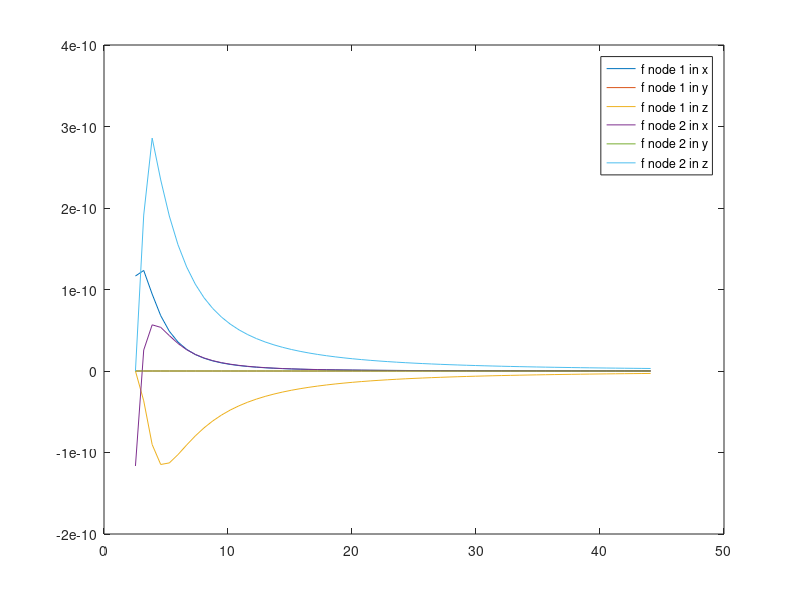

Source code (MATLAB):
function [finclusion_1, finclusion_2]=test_inclusionforcevec_new()

steps = 60;
nf1 = zeros(steps,1);
nf2 = zeros(steps,1);
disp = zeros(steps,1);
step = 0.5;
f1=zeros(steps,3);
f2=zeros(steps,3);

for i = 1:steps
    rn    = [
            2.33+(i-1)*step   1+(i-1)*step   0 7;
             2.33+(i-1)*step   -1+(i-1)*step  0 7;      
             
         ];
%     plot(rn(:,1),rn(:,2));
%     hold on;
%     norm(rn(1,1:3)-rn(2,1:3))
    
    b1 = [  1 -1 0 ]/2;
    n1 = [  -1 -1 -1 ]/sqrt(3);

    links = [
             1   2  b1 n1;
           ];

    linkid = [];

    segments=constructsegmentlist(rn,links);   

    MU=4.5628*10^-9;
    NU=1;
    Biscrew=1;
    Biedge=1;
    MUi=5.4461*10^-9;
    NUi=0.274;
    betai=28.35874;
    radius=2.33;
    inclusion_pos_rad=[0 0 0 radius MUi NUi betai Biscrew Biedge];

    [finclusion_1, finclusion_2]=inclusionforcevec_new(MU,NU,segments,linkid,inclusion_pos_rad);
    f1(i,:) = finclusion_1;
    f2(i,:) = finclusion_2;
    nf1(i) = norm(finclusion_1);
    nf2(i) = norm(finclusion_2);
    disp(i) = norm(rn(1,1:3)-inclusion_pos_rad(1:3));
end
size(disp)
plot(disp,f1(:,1));
hold on
plot(disp,f1(:,2));
plot(disp,f1(:,3));
plot(disp,f2(:,1));
plot(disp,f2(:,2));
plot(disp,f2(:,3));

% theta = linspace(0,2*pi);
% x = radius*cos(theta);
% y = radius*sin(theta) ;
% plot(x,y)
hold off
legend('f node 1 in x','f node 1 in y','f node 1 in z','f node 2 in x','f node 2 in y','f node 2 in z');


function [finclusion_1, finclusion_2]=inclusionforcevec_new(MU,NU,segments,linkid,inclusion_pos_rad)

% This function adds the force due to a elastic spherical inclusion

lseg=size(segments,1);
num_inclusions=size(inclusion_pos_rad,1);
YoungModulus_2=2*(1+NU)*MU;
B_2=-(YoungModulus_2*(1-NU))/((1+NU)*(1-(2*NU)));


% d=1-3*NU;
finclusion_1=zeros(lseg,3);
finclusion_2=zeros(lseg,3);
if length(linkid)==0
    
    for i=1:num_inclusions
        finclusion_1_i=zeros(lseg,3);
        finclusion_2_i=zeros(lseg,3);
        center_inclusion_i=inclusion_pos_rad(i,1:3);
        R_i=inclusion_pos_rad(i,4);
        MU_i=inclusion_pos_rad(i,5);
        NU_i=inclusion_pos_rad(i,6);
        beta=inclusion_pos_rad(i,7); % Fitting parameter
        YoungModulus_i=2*(1+NU_i)*MU_i;
        B_i=-(YoungModulus_i*(1-NU_i))/((1+NU_i)*(1-(2*NU_i)));
        c=0.17; % The strain value at particle interface. Needs to be a function of R_i (and/or beta)!!!!! TODO!
        Rs=30.69265;  % The radius where the strain is zero. Needs to be a function of R_i (and/or beta)!!!!! TODO!
        for j=1:lseg
            b1=segments(j,3:5);
            x1=segments(j,6:8)-inclusion_pos_rad(i,1:3);
            x2=segments(j,9:11)-inclusion_pos_rad(i,1:3);
            zbase=(x2-x1)/norm((x2-x1));
            ybase=cross (zbase,x2)/norm(cross(zbase,x2));
            xbase=cross (ybase,zbase)/norm(cross(ybase,zbase));
            Base=[xbase',ybase',zbase'];
            b1_newbase=(inv(Base)*b1')';
            x1_newbase=(inv(Base)*x1')';
            x2_newbase=(inv(Base)*x2')';
            d=x1_newbase(3);
            H_j=x1_newbase(1);
            L_j=norm(x2-x1);
            
            %disp(sprintf('H_j=%d \n',H_j));
            %disp(sprintf('L_j=%d  \n',L_j));
            %disp(sprintf('d=%d  \n',d));
            norm_x1_newbase=norm(x1_newbase);
            norm_x2_newbase=norm(x2_newbase);
            if((norm(x1_newbase)<=R_i)&(norm(x2_newbase)<=R_i)) % The segment is completely inside of the inclusion
                [finclusion_1_i(j,:), finclusion_2_i(j,:)]=ForceInsideInclusion(MU,NU,B_2,R_i,MU_i,NU_i,B_i,b1_newbase,x1_newbase,x2_newbase,d,H_j,L_j,Rs,c,beta);
            elseif((norm(x1_newbase)>R_i)&(norm(x2_newbase)>R_i))
                if((R_i^2-x1_newbase (1)^2-x1_newbase (2)^2)<=0)  % The segment is completely outside of the inclusion
                    [finclusion_1_i(j,:), finclusion_2_i(j,:)]=ForceOutsideInclusion(MU,NU,B_2,R_i,MU_i,NU_i,B_i,b1_newbase,x1_newbase,x2_newbase,d,H_j,L_j,Rs,c,beta,YoungModulus_2);
                elseif((R_i^2-x1_newbase (1)^2-x1_newbase (2)^2)>0)
                    x_cut_1(1:2)=x1_newbase(1:2);
                    x_cut_1(3)=sqrt(R_i^2-x1_newbase (1)^2-x1_newbase (2)^2);
                    x_cut_2(1:2)=x1_newbase(1:2);
                    x_cut_2(3)=-sqrt(R_i^2-x1_newbase (1)^2-x1_newbase (2)^2);
                    if(((x_cut_1(3)<min(x1_newbase(3),x2_newbase(3)))|(x_cut_1(3)>max(x1_newbase(3),x2_newbase(3))))&((x_cut_2(3)<min(x1_newbase(3),x2_newbase(3)))|(x_cut_2(3)>max(x1_newbase(3),x2_newbase(3)))))
                        [finclusion_1_i(j,:), finclusion_2_i(j,:)]=ForceOutsideInclusion(MU,NU,B_2,R_i,MU_i,NU_i,B_i,b1_newbase,x1_newbase,x2_newbase,d,H_j,L_j,Rs,c,beta,YoungModulus_2);
                    else % The segment is both outside and inside of the inclusion
                        L_inside=norm(x_cut_2 - x_cut_1);
                        L_outside=L_j - L_inside;
                        [finclusion_1_in, finclusion_2_in]=ForceInsideInclusion(MU,NU,B_2,R_i,MU_i,NU_i,B_i,b1_newbase,x1_newbase,x2_newbase,d,H_j,L_j,Rs,c,beta);
                        [finclusion_1_out, finclusion_2_out]=ForceOutsideInclusion(MU,NU,B_2,R_i,MU_i,NU_i,B_i,b1_newbase,x1_newbase,x2_newbase,d,H_j,L_j,Rs,c,beta,YoungModulus_2);
                        finclusion_1_i(j,:)=(L_inside/L_j)*finclusion_1_in + (L_outside/L_j)*finclusion_1_out;
                        finclusion_2_i(j,:)=(L_inside/L_j)*finclusion_2_in + (L_outside/L_j)*finclusion_2_out;
                    end
                end
            else % The segment is both outside and inside of the inclusion
                x_cut(1:2)=x1_newbase(1:2);
                x_cut(3)=sqrt(R_i^2-x1_newbase (1)^2-x1_newbase (2)^2);
                if((x_cut(3)<min(x1_newbase(3),x2_newbase(3)))|(x_cut(3)>max(x1_newbase(3),x2_newbase(3))))
                    x_cut(3)=-sqrt(R_i^2-x1_newbase (1)^2-x1_newbase (2)^2);
                end
                if(norm(x1_newbase)<=R_i)
                    L_inside=norm(x_cut-x1_newbase);
                    L_outside=L_j - L_inside;
                elseif(norm(x2_newbase)<=R_i)
                    L_inside=norm(x_cut-x2_newbase);
                    L_outside=L_j - L_inside;
                else
                    L_inside=norm(x_cut-x2_newbase);
                    L_outside=L_j - L_inside;
                end
                [finclusion_1_in, finclusion_2_in]=ForceInsideInclusion(MU,NU,B_2,R_i,MU_i,NU_i,B_i,b1_newbase,x1_newbase,x2_newbase,d,H_j,L_j,Rs,c,beta);
                [finclusion_1_out, finclusion_2_out]=ForceOutsideInclusion(MU,NU,B_2,R_i,MU_i,NU_i,B_i,b1_newbase,x1_newbase,x2_newbase,d,H_j,L_j,Rs,c,beta,YoungModulus_2);
                finclusion_1_i(j,:)=(L_inside/L_j)*finclusion_1_in + (L_outside/L_j)*finclusion_1_out;
                finclusion_2_i(j,:)=(L_inside/L_j)*finclusion_2_in + (L_outside/L_j)*finclusion_2_out;
            end
            
        end
        finclusion_1=finclusion_1 + finclusion_1_i;
        finclusion_2=finclusion_2 + finclusion_2_i;
    end
    finclusion_1=(Base*finclusion_1')';
    finclusion_2=(Base*finclusion_2')';
    

else
    for i=1:num_inclusions
        finclusion_1_i=zeros(lseg,3);
        finclusion_2_i=zeros(lseg,3);
        center_inclusion_i=inclusion_pos_rad(i,1:3);
        R_i=inclusion_pos_rad(i,4);
        MU_i=inclusion_pos_rad(i,5);
        NU_i=inclusion_pos_rad(i,6);
        rho_i=inclusion_pos_rad(i,7); % Fitting parameter
        beta=inclusion_pos_rad(i,7); % Fitting parameter
        YoungModulus_i=2*(1+NU_i)*MU_i;
        B_i=-(YoungModulus_i*(1-NU_i))/((1+NU_i)*(1-(2*NU_i)));
        c=R_i*0.1; % The strain value at particle interface. Needs to be a function of R_i (and/or beta)!!!!! TODO!
        Rs=R_i*15;  % The radius where the strain is zero. Needs to be a function of R_i (and/or beta)!!!!! TODO!
        
        for j=1:length(linkid)
            b1=segments(linkid(j),3:5);
            x1=segments(linkid(j),6:8)-inclusion_pos_rad(i,1:3);
            x2=segments(linkid(j),9:11)-inclusion_pos_rad(i,1:3);
            zbase=(x2-x1)/norm((x2-x1));
            ybase=cross (zbase,x2)/norm(cross(zbase,x2));
            xbase=cross (ybase,zbase)/norm(cross(ybase,zbase));
            Base=[xbase',ybase',zbase'];
            b1_newbase=(inv(Base)*b1')';
            x1_newbase=(inv(Base)*x1')';
            x2_newbase=(inv(Base)*x2')';
            d=x1_newbase(3);
            H_j=x1_newbase(1);
            L_j=norm(x2-x1);
            norm_x1_newbase=norm(x1_newbase);
            norm_x2_newbase=norm(x2_newbase);
            if((norm(x1_newbase)<=R_i)&(norm(x2_newbase)<=R_i)) % The segment is completely inside of the inclusion
                [finclusion_1_i(linkid(j),:), finclusion_2_i(linkid(j),:)]=ForceInsideInclusion(MU,NU,B_2,R_i,MU_i,NU_i,B_i,b1_newbase,x1_newbase,x2_newbase,d,H_j,L_j,Rs,c,beta);
            elseif((norm(x1_newbase)>R_i)&(norm(x2_newbase)>R_i))
                if((R_i^2-x1_newbase (1)^2-x1_newbase (2)^2)<=0)
                    [finclusion_1_i(linkid(j),:), finclusion_2_i(linkid(j),:)]=ForceOutsideInclusion(MU,NU,B_2,R_i,MU_i,NU_i,B_i,b1_newbase,x1_newbase,x2_newbase,d,H_j,L_j,Rs,c,beta,YoungModulus_2);
                elseif((R_i^2-x1_newbase (1)^2-x1_newbase (2)^2)>0)
                    x_cut_1(1:2)=x1_newbase(1:2);
                    x_cut_1(3)=sqrt(R_i^2-x1_newbase (1)^2-x1_newbase (2)^2);
                    x_cut_2(1:2)=x1_newbase(1:2);
                    x_cut_2(3)=-sqrt(R_i^2-x1_newbase (1)^2-x1_newbase (2)^2);
                    if(((x_cut_1(3)<min(x1_newbase(3),x2_newbase(3)))|(x_cut_1(3)>max(x1_newbase(3),x2_newbase(3))))&((x_cut_2(3)<min(x1_newbase(3),x2_newbase(3)))|(x_cut_2(3)>max(x1_newbase(3),x2_newbase(3)))))
                        [finclusion_1_i(linkid(j),:), finclusion_2_i(linkid(j),:)]=ForceOutsideInclusion(MU,NU,B_2,R_i,MU_i,NU_i,B_i,b1_newbase,x1_newbase,x2_newbase,d,H_j,L_j,Rs,c,beta,YoungModulus_2);
                    else
                        L_inside=norm(x_cut_2 - x_cut_1);
                        L_outside=L_j - L_inside;
                        [finclusion_1_in, finclusion_2_in]=ForceInsideInclusion(MU,NU,B_2,R_i,MU_i,NU_i,B_i,b1_newbase,x1_newbase,x2_newbase,d,H_j,L_j,Rs,c,beta);
                        [finclusion_1_out, finclusion_2_out]=ForceOutsideInclusion(MU,NU,B_2,R_i,MU_i,NU_i,B_i,b1_newbase,x1_newbase,x2_newbase,d,H_j,L_j,Rs,c,beta,YoungModulus_2);
                        finclusion_1_i(linkid(j),:)=(L_inside/L_j)*finclusion_1_in + (L_outside/L_j)*finclusion_1_out;
                        finclusion_2_i(linkid(j),:)=(L_inside/L_j)*finclusion_2_in + (L_outside/L_j)*finclusion_2_out;
                    end
                end
            else
                x_cut(1:2)=x1_newbase(1:2);
                x_cut(3)=sqrt(R_i^2-x1_newbase (1)^2-x1_newbase (2)^2);
                if((x_cut(3)<min(x1_newbase(3),x2_newbase(3)))|(x_cut(3)>max(x1_newbase(3),x2_newbase(3))))
                    x_cut(3)=-sqrt(R_i^2-x1_newbase (1)^2-x1_newbase (2)^2);
                end
                if(norm(x1_newbase)<=R_i)
                    L_inside=norm(x_cut-x1_newbase);
                    L_outside=L_j - L_inside;
                elseif(norm(x2_newbase)<=R_i)
                    L_inside=norm(x_cut-x2_newbase);
                    L_outside=L_j - L_inside;
                end
                [finclusion_1_in, finclusion_2_in]=ForceInsideInclusion(MU,NU,B_2,R_i,MU_i,NU_i,B_i,b1_newbase,x1_newbase,x2_newbase,d,H_j,L_j,Rs,c,beta);
                [finclusion_1_out, finclusion_2_out]=ForceOutsideInclusion(MU,NU,B_2,R_i,MU_i,NU_i,B_i,b1_newbase,x1_newbase,x2_newbase,d,H_j,L_j,Rs,c,beta,YoungModulus_2);
                finclusion_1_i(linkid(j),:)=(L_inside/L_j)*finclusion_1_in + (L_outside/L_j)*finclusion_1_out;
                finclusion_2_i(linkid(j),:)=(L_inside/L_j)*finclusion_2_in + (L_outside/L_j)*finclusion_2_out;
            end
            
        end
        finclusion_1=finclusion_1 + finclusion_1_i;
        finclusion_2=finclusion_2 + finclusion_2_i;
    end
    finclusion_1=(Base*finclusion_1')';
    finclusion_2=(Base*finclusion_2')';
    
end

%This function gives the force on the nodes of a segment due to the elastic inclusion depending
%on where is the segment

function [finclusion_1, finclusion_2]=ForceInsideInclusion(MU,NU,B_2,R_i,MU_i,NU_i,B_i,b1_newbase,x1_newbase,x2_newbase,d,H_j,L_j,Rs,c,beta)

    b1=b1_newbase(1);
    b2=b1_newbase(2);
    b3=b1_newbase(3);
    
    x=x1_newbase(1);
    z_1=x1_newbase(3);
    z_2=x2_newbase(3);
    
	B=B_i;
	aI=(NU_i-3);
	bI=(1+NU_i);
	cI=(2*NU_i-1);
	dI=(1+2*NU_i);
	eI=(2+6*NU_i);
	fI=(2*NU_i-3);
	G=c*beta/(R_i-Rs)*exp((R_i-Rs)/beta);
	rhoI=(10*G*R_i-20*c)/(B*R_i^2);
    const_general=MU_i/(120*R_i*bI*cI);
    
    
        %%%%%%%%%%
        %
        %   This section calculates the total force on the segment due to the inclusion
        %
        %%%%%%%%%%

        
    finclusion_total=zeros(1,3); 
    
    finclusion_total(1) = const_general*(-12*aI*B*b2*H_j^2*rhoI*z_1 - ...
	12*B*b3*cI*H_j*rhoI*z_1^2 + 2*B*b2*eI*rhoI*z_1^3 - ...
	3*(10*G - 3*B*R_i*rhoI)*(2*b3*cI*H_j - b2*dI*z_1)*sqrt(H_j^2 + z_1^2) + ...
	12*aI*B*b2*H_j^2*rhoI*z_2 + 12*B*b3*cI*H_j*rhoI*z_2^2 - 2*B*b2*eI*rhoI*z_2^3 + ...
	3*(10*G - 3*B*R_i*rhoI)*(2*b3*cI*H_j - b2*dI*z_2)*sqrt(H_j^2 + z_2^2) - ...
	3*b2*fI*H_j^2*(10*G - 3*B*R_i*rhoI)*log(z_1 + sqrt(H_j^2 + z_1^2)) + ...
	3*b2*fI*H_j^2*(10*G - 3*B*R_i*rhoI)*log(z_2 + sqrt(H_j^2 + z_2^2)));
    
    finclusion_total(2) = const_general*b1*(-6*B*eI*H_j^2*rhoI*z_1 - 2*B*eI*rhoI*z_1^3 - ...
	30*dI*G*z_1*sqrt(H_j^2 + z_1^2) + 9*B*dI*R_i*rhoI*z_1*sqrt(H_j^2 + z_1^2) + ...
	6*B*eI*H_j^2*rhoI*z_2 + 2*B*eI*rhoI*z_2^3 + ... 
	30*dI*G*z_2*sqrt(H_j^2 + z_2^2) - 9*B*dI*R_i*rhoI*z_2*sqrt(H_j^2 + z_2^2) + ...
	3*dI*H_j^2*(-10*G + 3*B*R_i*rhoI)*log(z_1 + sqrt(H_j^2 + z_1^2)) + ...
	3*dI*H_j^2*(10*G - 3*B*R_i*rhoI)*log(z_2 + sqrt(H_j^2 + z_2^2)));

    finclusion_total(3) = 0;
    
    %disp(sprintf('finclusion_total outside=%d %d %d \n',finclusion_total));
    
    %%%%%%%%%%
    %
    %   This section calculates the force on node 2
    %
    %%%%%%%%%%


    finclusion_2=zeros(1,3);
    
    finclusion_2(1) =  -(d/L_j)*finclusion_total(1) - const_general*((1/(2*L_j))*( ...
    -12*aI*B*b2*H_j^2*rhoI*z_1^2 - 16*B*b3*cI*H_j*rhoI*z_1^3 + 3*B*b2*eI*rhoI*z_1^4 - ...
	2*(10*G - 3*B*R_i*rhoI)*sqrt(H_j^2 + z_1^2)*(3*b3*cI*H_j*z_1 + 2*b2*(2*(-3 + dI)*H_j^2 - dI*z_1^2)) + ...
	12*aI*B*b2*H_j^2*rhoI*z_2^2 + 16*B*b3*cI*H_j*rhoI*z_2^3 - 3*B*b2*eI*rhoI*z_2^4 + ... 
	2*(10*G - 3*B*R_i*rhoI)*sqrt(H_j^2 + z_2^2)*(3*b3*cI*H_j*z_2 + 2*b2*(2*(-3 + dI)*H_j^2 - dI*z_2^2)) + ...
	6*b3*cI*H_j^3*(10*G - 3*B*R_i*rhoI)*log(z_1 + sqrt(H_j^2 + z_1^2)) - ...
	6*b3*cI*H_j^3*(10*G - 3*B*R_i*rhoI)*log(z_2 + sqrt(H_j^2 + z_2^2))));
    
    finclusion_2(2) = -(d/L_j)*finclusion_total(2) - const_general*(b1/(2*L_j)*(-4*dI*(10*G - 3*B*R_i*rhoI)*(H_j^2 + z_1^2)^(3/2) - ...
	3*B*eI*rhoI*(H_j^2 + z_1^2)^2 + 4*dI*(10*G - 3*B*R_i*rhoI)*(H_j^2 + z_2^2)^(3/2) + 3*B*eI*rhoI*(H_j^2 + z_2^2)^2));

    finclusion_2(3) = 0;

    %disp(sprintf('finclusion_2 outside=%d %d %d \n',finclusion_2));
    
    %%%%%%%%%%
    %
    %   This section calculates the force on node 1
    %
    %%%%%%%%%%

    finclusion_1=finclusion_total - finclusion_2;

    
%%%%%%%%%%%%%%%%%%%%%%%%%%%%%%%%%%%%%%%%%%%%%%%%%%%%%%%%%%%%%%%%%%%%%%%%%%%%%%%%%%%%%%%%%%%%%%%%%%%%%%%%%%%%%%%%%%%%%%%%%%%%%%%%%%%%%%%

function [finclusion_1, finclusion_2]=ForceOutsideInclusion(MU,NU,B_2,R_i,MU_i,NU_i,B_i,b1_newbase,x1_newbase,x2_newbase,d,H_j,L_j,Rs,c,beta,YoungModulus_2)


    
    b1=b1_newbase(1);
    b2=b1_newbase(2);
    b3=b1_newbase(3);
    
    x=x1_newbase(1);
    z_1=x1_newbase(3)
    z_2=x2_newbase(3)
    MU=YoungModulus_2;
    

    %%%%%%%%%%
    %
    %   This section calculates the total force on the segment due to the inclusion
    %
    %%%%%%%%%%

    
    finclusion_total=zeros(1,3);
    finclusion_2=zeros(1,3);
    

    finclusion_total(1)=-MU*R_i^2*c*((3*H_j^4*b3 - 6*H_j^3*b2*z_1*sqrt((H_j^2 + z_1^2)/H_j^2) + 2*H_j^2*b2*sqrt(H_j^2 + z_1^2)*abs(z_1) + 3*H_j^2*b3*z_1^2 ...
        - 4*H_j*b2*z_1^3*sqrt((H_j^2 + z_1^2)/H_j^2) + 2*b2*z_1^2*sqrt(H_j^2 + z_1^2)*abs(z_1))*(H_j^4*NU + H_j^4 + 2*H_j^2*NU*z_2^2 + 2*H_j^2*z_2^2 + NU*z_2^4 + z_2^4)...
        - (3*H_j^4*b3 - 6*H_j^3*b2*z_2*sqrt((H_j^2 + z_2^2)/H_j^2) + 2*H_j^2*b2*sqrt(H_j^2 + z_2^2)*abs(z_2) + 3*H_j^2*b3*z_2^2 ...
        - 4*H_j*b2*z_2^3*sqrt((H_j^2 + z_2^2)/H_j^2) + 2*b2*z_2^2*sqrt(H_j^2 + z_2^2)*abs(z_2))*(H_j^4*NU + H_j^4 + 2*H_j^2*NU*z_1^2 ...
        + 2*H_j^2*z_1^2 + NU*z_1^4 + z_1^4))/(2*H_j^2*(H_j^4*NU + H_j^4 + 2*H_j^2*NU*z_1^2 + 2*H_j^2*z_1^2 + NU*z_1^4 + z_1^4)*(H_j^4*NU + H_j^4 + 2*H_j^2*NU*z_2^2 ...
        + 2*H_j^2*z_2^2 + NU*z_2^4 + z_2^4));

    finclusion_total(2)=MU*R_i^2*b1*c*(-sqrt(H_j^2 + z_1^2)*abs(z_2) + sqrt(H_j^2 + z_2^2)*abs(z_1))/(H_j^2*sqrt(H_j^2 + z_1^2)*sqrt(H_j^2 + z_2^2)*(NU + 1));

    finclusion_total(3)=0;

   % disp(sprintf('finclusion_total outside=%d %d %d \n',finclusion_total));

    %%%%%%%%%%
    %
    %   This section calculates the force on node 2
    %
    %%%%%%%%%%

    finclusion_2(1)=MU*R_i^2*c*(H_j^2*((H_j^2 + z_1^2)^2*(H_j^2*NU + H_j^2 + z_1^2*(NU + 1))*(4*H_j^2*b2*sqrt(H_j^2 + z_2^2)*(H_j^2*NU + H_j^2 + z_2^2*(NU + 1))*abs(H_j) ...
        - 4*b2*(H_j^2 + z_2^2)^(3/2)*(H_j^2*NU + H_j^2 + z_2^2*(NU + 1))*abs(H_j) + 3*b3*(H_j^2 + z_2^2)^2*(NU + 1)*(2*z_2*abs(H_j) ...
        + sqrt(-1/(NU + 1)^2)*(log((-H_j^2*NU*sqrt(-1/(NU + 1)^2) - H_j^2*sqrt(-1/(NU + 1)^2) + z_2*abs(H_j))/abs(H_j)) - log((H_j^2*NU*sqrt(-1/(NU + 1)^2) ...
        + H_j^2*sqrt(-1/(NU + 1)^2) + z_2*abs(H_j))/abs(H_j)))*(H_j^2*NU + H_j^2 + z_2^2*(NU + 1)))) - (H_j^2 + z_2^2)^2*(H_j^2*NU + H_j^2 ...
        + z_2^2*(NU + 1))*(4*H_j^2*b2*sqrt(H_j^2 + z_1^2)*(H_j^2*NU + H_j^2 + z_1^2*(NU + 1))*abs(H_j) - 4*b2*(H_j^2 + z_1^2)^(3/2)*(H_j^2*NU + H_j^2 + z_1^2*(NU + 1))*abs(H_j) ...
        + 3*b3*(H_j^2 + z_1^2)^2*(NU + 1)*(2*z_1*abs(H_j) + sqrt(-1/(NU + 1)^2)*(log((-H_j^2*NU*sqrt(-1/(NU + 1)^2) - H_j^2*sqrt(-1/(NU + 1)^2) + z_1*abs(H_j))/abs(H_j)) ...
        - log((H_j^2*NU*sqrt(-1/(NU + 1)^2) + H_j^2*sqrt(-1/(NU + 1)^2) + z_1*abs(H_j))/abs(H_j)))*(H_j^2*NU + H_j^2 + z_1^2*(NU + 1)))))*(H_j^4*NU + H_j^4 ...
        + 2*H_j^2*NU*z_1^2 + 2*H_j^2*z_1^2 + NU*z_1^4 + z_1^4)*(H_j^4*NU + H_j^4 + 2*H_j^2*NU*z_2^2 + 2*H_j^2*z_2^2 + NU*z_2^4 + z_2^4)*abs(H_j) ...
        + 2*H_j^2*d*(H_j^2 + z_1^2)^2*(H_j^2 + z_2^2)^2*(NU + 1)*((3*H_j^4*b3 - 6*H_j^3*b2*z_1*sqrt((H_j^2 + z_1^2)/H_j^2) + 2*H_j^2*b2*sqrt(H_j^2 + z_1^2)*abs(z_1) ...
        + 3*H_j^2*b3*z_1^2 - 4*H_j*b2*z_1^3*sqrt((H_j^2 + z_1^2)/H_j^2) + 2*b2*z_1^2*sqrt(H_j^2 + z_1^2)*abs(z_1))*(H_j^4*NU + H_j^4 + 2*H_j^2*NU*z_2^2 + 2*H_j^2*z_2^2 ...
        + NU*z_2^4 + z_2^4) - (3*H_j^4*b3 - 6*H_j^3*b2*z_2*sqrt((H_j^2 + z_2^2)/H_j^2) + 2*H_j^2*b2*sqrt(H_j^2 + z_2^2)*abs(z_2) + 3*H_j^2*b3*z_2^2 ...
        - 4*H_j*b2*z_2^3*sqrt((H_j^2 + z_2^2)/H_j^2) + 2*b2*z_2^2*sqrt(H_j^2 + z_2^2)*abs(z_2))*(H_j^4*NU + H_j^4 + 2*H_j^2*NU*z_1^2 + 2*H_j^2*z_1^2 ...
        + NU*z_1^4 + z_1^4))*(H_j^2*NU + H_j^2 + z_1^2*(NU + 1))*(H_j^2*NU + H_j^2 + z_2^2*(NU + 1)))/(4*H_j^2*H_j^2*L_j*(H_j^2 + z_1^2)^2*(H_j^2 + z_2^2)^2*(NU + 1)*(H_j^2*NU ...
        + H_j^2 + z_1^2*(NU + 1))*(H_j^2*NU + H_j^2 + z_2^2*(NU + 1))*(H_j^4*NU + H_j^4 + 2*H_j^2*NU*z_1^2 + 2*H_j^2*z_1^2 + NU*z_1^4 + z_1^4)*(H_j^4*NU ...
        + H_j^4 + 2*H_j^2*NU*z_2^2 + 2*H_j^2*z_2^2 + NU*z_2^4 + z_2^4));

    finclusion_2(2)=MU*R_i^2*b1*c*(H_j^2*(sqrt(H_j^2 + z_1^2) - sqrt(H_j^2 + z_2^2)) + d*(sqrt(H_j^2 + z_1^2)*abs(z_2) ...
        - sqrt(H_j^2 + z_2^2)*abs(z_1)))/(H_j^2*L_j*sqrt(H_j^2 + z_1^2)*sqrt(H_j^2 + z_2^2)*(NU + 1));

    finclusion_2(3)=0;

    disp(sprintf('finclusion_2 outside=%d %d %d \n',finclusion_2));
    
    %%%%%%%%%%
    %
    %   This section calculates the force on node 1
    %
    %%%%%%%%%%

    finclusion_1=finclusion_total - finclusion_2;
    disp(sprintf('finclusion_1 outside=%g %g %g \n',finclusion_1));
    



%%%%%%%%%%%%%%%%%%%%%%%%%%%%%%%%%%%%%%%%%%%%%%%%%%%%%%%%%%%%%%%%%%%%%%%%%%%%%%%%%%%%%%%%%%%%%%%%%%%

%%%%%%%%%%%%%%%%%%%%%%%%%%%%%%%%%%%%%%%%%%%%%%%%%%%%%%%%%%%%%%%%%%%%%%%%%%%%%%%%%%%%

function segments=constructsegmentlist(rn,links)
[LINKMAX,m]=size(links);

segments=zeros(LINKMAX,14);
nseg=0;
for i=1:LINKMAX,
    n0=links(i,1);
    n1=links(i,2);
    if((n0~=0)&(n1~=0))
        nseg=nseg+1;
        segments(nseg,:)=[links(i,1:5),rn(n0,1:3),rn(n1,1:3),links(i,6:8)];
    end
end
segments=segments(1:nseg,:);

